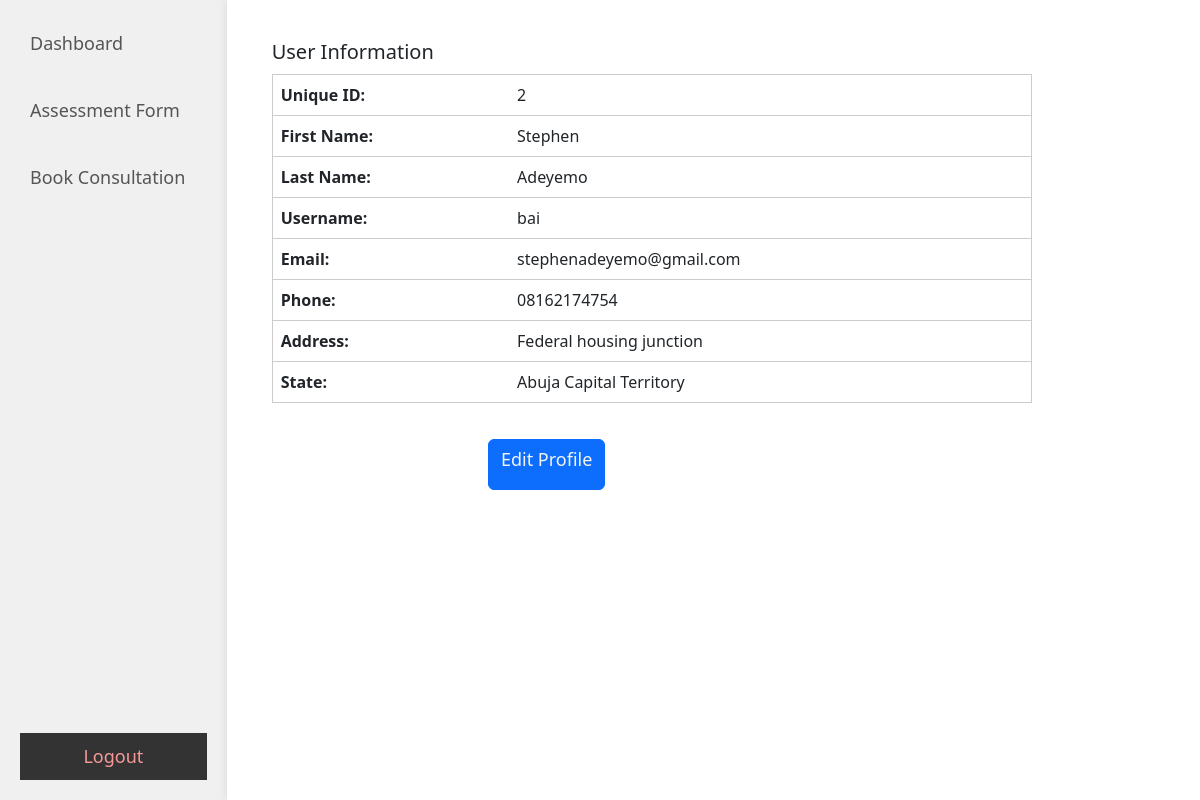
Screenshot of /profile (signed in) with the database file from the repository.
### tables this page shows
CREATE TABLE users (
        id INTEGER PRIMARY KEY AUTOINCREMENT,
        firstname TEXT,
        lastname TEXT,
        username TEXT,
        email TEXT,
        password TEXT,
        phone TEXT,
        address TEXT,
        state TEXT
    , doctor_id INT);

### app.py (the view)
@app.route('/profile')
def profile():
    username = session.get('username')  # Assuming you have stored the username in the session
    user_data = get_user_data(username)  # Replace this with your database query function
    return render_template('profile.html', user_data=user_data)

### app.py (called while the page is built)
def get_db_connection():
    conn = sqlite3.connect('database.db')
    conn.row_factory = sqlite3.Row
    return conn

def get_user_data(username):
    conn = get_db_connection()
    cur = conn.cursor()
    cur.execute('SELECT * FROM users WHERE username = ?', (username,))
    user_data = cur.fetchone()
    conn.close()
    return user_data

### templates/profile.html (shortened to what this page needs)
<!DOCTYPE html>
<html>
<head>
    <link rel="stylesheet" type="text/css" href="{{ url_for('static', filename='css/user_dashboard.css') }}">
    <link rel="stylesheet" type="text/css" href="{{ url_for('static', filename='css/user_profile.css') }}">
    <link href="https://cdn.jsdelivr.net/npm/bootstrap@5.2.3/dist/css/bootstrap.min.css" rel="stylesheet">
</head>
<body>
    <div class="dashboard-container">
        <div class="dashboard-content">
            <div class="dashboard-links">
                <ul>
                    <li><a href="{{ url_for('user_dashboard') }}">Dashboard</a></li>
                    <li><a href="{{ url_for('assessment_form') }}">Assessment Form</a></li>
                    <li><a href="{{ url_for('booking') }}">Book Consultation</a></li>
                </ul>
                <button><a href="{{ url_for('logout') }}" class="logout">Logout</a></button>
            </div>
        </div>
        <div class="profile-container">
            <div class="profile-info">
                <h2>User Information</h2>
                <table class="table">
                    <tr>
                        <td><strong>Unique ID:</strong></td>
                        <td>{{ user_data.id }}</td>
                    </tr>
                    <tr>
                        <td><strong>First Name:</strong></td>
                        <td>{{ user_data.firstname }}</td>
                    </tr>
                    <tr>
                        <td><strong>Last Name:</strong></td>
                        <td>{{ user_data.lastname }}</td>
                    </tr>
                    <tr>
                        <td><strong>Username:</strong></td>
                        <td>{{ user_data.username }}</td>
                    </tr>
                    <tr>
                        <td><strong>Email:</strong></td>
                        <td>{{ user_data.email }}</td>
                    </tr>
                    <tr>
                        <td><strong>Phone:</strong></td>
                        <td>{{ user_data.phone }}</td>
                    </tr>
                    <tr>
                        <td><strong>Address:</strong></td>
                        <td>{{ user_data.address }}</td>
                    </tr>
                    <tr>
                        <td><strong>State:</strong></td>
                        <td>{{ user_data.state }}</td>
                    </tr>
                </table>
            </div>
            <div class="profile-links">
                <ul>
                    <div class="form-group text-center">
                         <button class="btn btn-primary"><li><a href="{{ url_for('edit_profile') }}">Edit Profile</a></li></button>
                    </div>
                </ul>
            </div>
        </div>
    </div>
</body>
</html>

### static/css/user_dashboard.css (style rules this page uses)
html, body { margin: 0; padding: 0; }
.dashboard-container { display: flex; width: 100%; min-height: 100vh; }
.dashboard-content { flex: 1; order: 1; background-color: #f0f0f0; padding: 20px; box-shadow: 0 0 10px rgba(0, 0, 0, 0.1); max-height: 100vh; overflow-y: auto; scrollbar-width: none; }
.dashboard-links { display: flex; flex-direction: column; height: 100%; justify-content: space-between; }
.dashboard-links ul { list-style-type: none; padding: 0; }
.dashboard-links ul li { margin-bottom: 20px; }
.dashboard-links ul a { text-decoration: none; font-size: 18px; color: #555; display: block; padding: 10px 10px; width: max-content; border-radius: 5px; transition: 0.3s all ease-in-out; }
button { background-color: #333333; text-align: center; border: none; padding: 10px; cursor: pointer; margin-bottom: 80px; }
button a { text-decoration: none; font-size: 18px; color: rgb(247, 152, 152); }

### static/css/user_profile.css (style rules this page uses)
body { font-family: Arial, sans-serif; }
.profile-container { flex: 5; order: 2; text-align: justify; padding: 20px; background-color: #fff; box-shadow: 0 0 10px rgba(0, 0, 0, 0.1); max-height: 100vh; overflow-y: auto; }
.profile-info { padding: 20px; border-radius: 5px; margin-left: 5px; max-width: 800px; }
.profile-info h2 { font-size: 20px; margin-bottom: 10px; }
.profile-links { max-width: 600px; }
.profile-links ul { list-style-type: none; padding: 0; }
.profile-links li { margin-bottom: 10px; }
.profile-links a { text-decoration: none; color: #f2f4f5; }
.profile-info table { border: 1px solid #ccc; }

### rows the page displays
users: id "2", firstname "Stephen", lastname "Adeyemo", username "bai", email "stephenadeyemo@gmail.com", phone "08162174754", address "Federal housing junction", state "Abuja Capital Territory"
